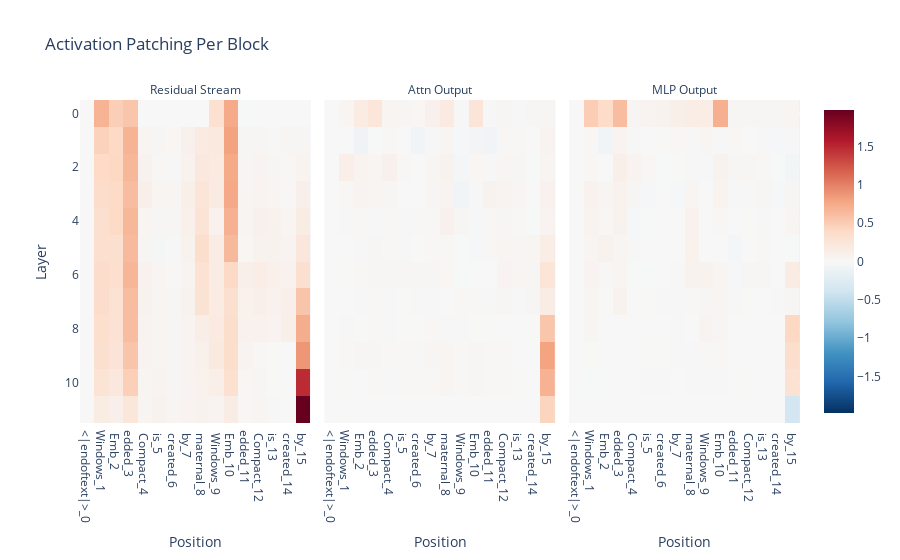

The notebook cell this image was saved under:
### Code cell
imshow_reversed(
    data["pos"]["patch_per_block"]["mean"][1,:,:,:],
    facet_col=0,
    facet_labels=["Residual Stream", "Attn Output", "MLP Output"],
    title="Activation Patching Per Block",
    xaxis="Position",
    yaxis="Layer",
    # zmax=1,
    # zmin=-1,
    x=[f"{tok}_{i}" for i, tok in enumerate(data["pos"]["example_str_token"])],
)

### Figure 1 — Plotly figure (JSON) as saved in the notebook; plotly's stock layout.template omitted (floating-point values rounded to 4 significant figures; data arrays with more than 128 entries replaced by an {"elided": "..."} marker saying what was removed)
{"data": [{"coloraxis": "coloraxis", "hovertemplate": "x: %{x}<br>y: %{y}<br>color: %{z}<extra></extra>", "name": "0", "type": "heatmap", "x": ["<|endoftext|>_0", "Windows_1", " Emb_2", "edded_3", " Compact_4", " is_5", " created_6", " by_7", " maternal_8", " Windows_9", " Emb_10", "edded_11", " Compact_12", " is_13", " created_14", " by_15"], "xaxis": "x", "yaxis": "y", "z": {"elided": "12x16 float values"}}, {"coloraxis": "coloraxis", "hovertemplate": "x: %{x}<br>y: %{y}<br>color: %{z}<extra></extra>", "name": "1", "type": "heatmap", "x": ["<|endoftext|>_0", "Windows_1", " Emb_2", "edded_3", " Compact_4", " is_5", " created_6", " by_7", " maternal_8", " Windows_9", " Emb_10", "edded_11", " Compact_12", " is_13", " created_14", " by_15"], "xaxis": "x2", "yaxis": "y2", "z": {"elided": "12x16 float values"}}, {"coloraxis": "coloraxis", "hovertemplate": "x: %{x}<br>y: %{y}<br>color: %{z}<extra></extra>", "name": "2", "type": "heatmap", "x": ["<|endoftext|>_0", "Windows_1", " Emb_2", "edded_3", " Compact_4", " is_5", " created_6", " by_7", " maternal_8", " Windows_9", " Emb_10", "edded_11", " Compact_12", " is_13", " created_14", " by_15"], "xaxis": "x3", "yaxis": "y3", "z": {"elided": "12x16 float values"}}], "layout": {"annotations": [{"font": {}, "showarrow": false, "text": "Residual Stream", "x": 0.16, "xanchor": "center", "xref": "paper", "y": 1, "yanchor": "bottom", "yref": "paper"}, {"font": {}, "showarrow": false, "text": "Attn Output", "x": 0.5, "xanchor": "center", "xref": "paper", "y": 1, "yanchor": "bottom", "yref": "paper"}, {"font": {}, "showarrow": false, "text": "MLP Output", "x": 0.84, "xanchor": "center", "xref": "paper", "y": 1, "yanchor": "bottom", "yref": "paper"}], "coloraxis": {"cmid": 0, "colorscale": [[0, "rgb(5,48,97)"], [0.1, "rgb(33,102,172)"], [0.2, "rgb(67,147,195)"], [0.3, "rgb(146,197,222)"], [0.4, "rgb(209,229,240)"], [0.5, "rgb(247,247,247)"], [0.6, "rgb(253,219,199)"], [0.7, "rgb(244,165,130)"], [0.8, "rgb(214,96,77)"], [0.9, "rgb(178,24,43)"], [1, "rgb(103,0,31)"]]}, "title": {"text": "Activation Patching Per Block"}, "xaxis": {"anchor": "y", "domain": [0, 0.32], "title": {"text": "Position"}}, "xaxis2": {"anchor": "y2", "domain": [0.34, 0.66], "matches": "x", "title": {"text": "Position"}}, "xaxis3": {"anchor": "y3", "domain": [0.68, 1.0], "matches": "x", "title": {"text": "Position"}}, "yaxis": {"anchor": "x", "autorange": "reversed", "domain": [0, 1], "title": {"text": "Layer"}}, "yaxis2": {"anchor": "x2", "domain": [0, 1], "matches": "y", "showticklabels": false}, "yaxis3": {"anchor": "x3", "domain": [0, 1], "matches": "y", "showticklabels": false}}}
